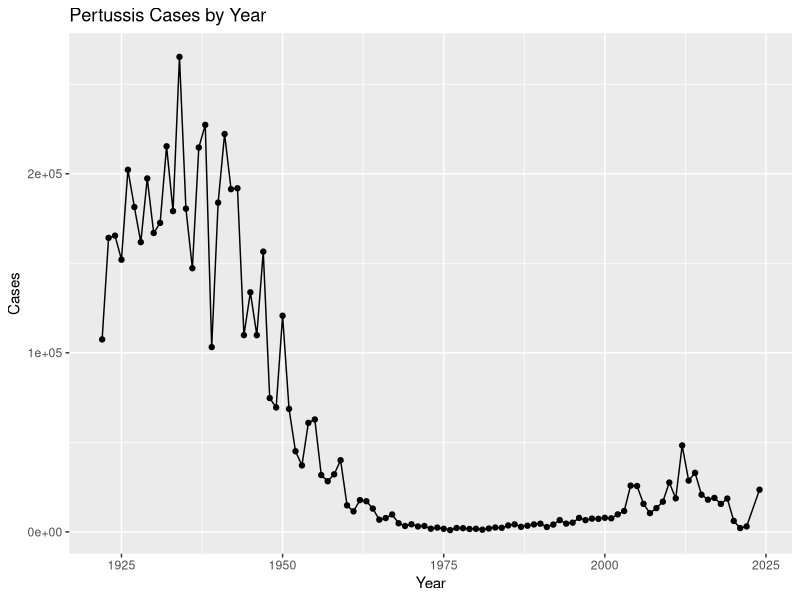
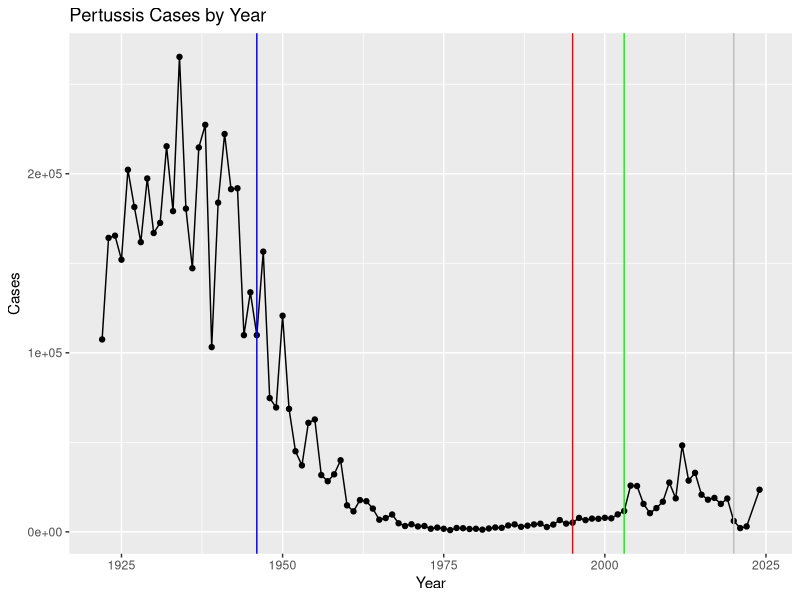

These figures' R source, in order: (Note: this script raises an error after producing the figures.)
## ---- chunk 1
knitr::opts_chunk$set(echo = TRUE)
## ---- chunk 2
cdc<-data.table::data.table(
                               Year = c(1922L,1923L,1924L,1925L,1926L,
                                        1927L,1928L,1929L,1930L,1931L,1932L,
                                        1933L,1934L,1935L,1936L,1937L,1938L,
                                        1939L,1940L,1941L,1942L,1943L,
                                        1944L,1945L,1946L,1947L,1948L,1949L,
                                        1950L,1951L,1952L,1953L,1954L,1955L,
                                        1956L,1957L,1958L,1959L,1960L,
                                        1961L,1962L,1963L,1964L,1965L,1966L,
                                        1967L,1968L,1969L,1970L,1971L,1972L,
                                        1973L,1974L,1975L,1976L,1977L,1978L,
                                        1979L,1980L,1981L,1982L,1983L,
                                        1984L,1985L,1986L,1987L,1988L,1989L,
                                        1990L,1991L,1992L,1993L,1994L,1995L,
                                        1996L,1997L,1998L,1999L,2000L,
                                        2001L,2002L,2003L,2004L,2005L,2006L,
                                        2007L,2008L,2009L,2010L,2011L,2012L,
                                        2013L,2014L,2015L,2016L,2017L,2018L,
                                        2019L,2020L,2021L,2022L,2024L),
       Cases = c(107473,164191,165418,152003,
                                        202210,181411,161799,197371,166914,
                                        172559,215343,179135,265269,180518,
                                        147237,214652,227319,103188,183866,
                                        222202,191383,191890,109873,133792,
                                        109860,156517,74715,69479,120718,68687,
                                        45030,37129,60886,62786,31732,28295,
                                        32148,40005,14809,11468,17749,
                                        17135,13005,6799,7717,9718,4810,3285,
                                        4249,3036,3287,1759,2402,1738,
                                        1010,2177,2063,1623,1730,1248,1895,
                                        2463,2276,3589,4195,2823,3450,4157,
                                        4570,2719,4083,6586,4617,5137,
                                        7796,6564,7405,7298,7867,7580,9771,
                                        11647,25827,25616,15632,10454,13278,
                                        16858,27550,18719,48277,28639,
                                        32971,20762,17972,18975,15609,18617,
                                        6124,2116,3044,23544)
     )
## ---- chunk 3

library(ggplot2)
baseplot<-ggplot(cdc) +
  aes(Year,Cases) +
  geom_point() +
  geom_line() +
  labs(title="Pertussis Cases by Year")
baseplot
## ---- chunk 4
baseplot+geom_vline(xintercept=1946,col="blue" )+geom_vline(xintercept=1995,col="red" )+geom_vline(xintercept=2020,col="grey" )+geom_vline(xintercept=2003,col="green" )
## ---- chunk 5
library(jsonlite)
subject <- read_json("https://www.cmi-pb.org/api/subject", simplifyVector = TRUE) 
head(subject, 3)

## ---- chunk 6
nrow(subject)
## ---- chunk 7
table(subject$infancy_vac)
## ---- chunk 8
table(subject$biological_sex)
## ---- chunk 9
table(subject$race,subject$biological_sex)
## ---- chunk 10
library(jsonlite)
specimen<-read_json("https://www.cmi-pb.org/api/v5/specimen", simplifyVector=TRUE)
head(specimen)
## ---- chunk 11
library(dplyr)
meta <- inner_join(specimen, subject)
dim(meta)
head(meta)
## ---- chunk 12

titer<-read_json("https://www.cmi-pb.org/api/v5/plasma_ab_titer",simplifyVector=TRUE)
head(titer)
## ---- chunk 13

abdata <- inner_join(titer, meta)
dim(abdata)


## ---- chunk 14
table(abdata$isotype)
## ---- chunk 15
table(abdata$dataset)
## ---- chunk 16
igg <- abdata %>% filter(isotype == "IgG")
head(igg)
## ---- chunk 17
library(ggplot2)
ggplot(igg) +
  aes(MFI, antigen) +
  geom_boxplot() + 
    xlim(0,75) +
  facet_wrap(vars(visit), nrow=2)
## ---- chunk 18
ggplot(igg) +
  aes(MFI_normalised, antigen, col=infancy_vac ) +
  geom_boxplot(show.legend = FALSE) + 
  facet_wrap(vars(visit), nrow=2) +
  xlim(0,75) +
  theme_bw()
## ---- chunk 19
igg %>% filter(visit != 8) %>%
ggplot() +
  aes(MFI_normalised, antigen, col=infancy_vac ) +
  geom_boxplot(show.legend = FALSE) + 
  xlim(0,75) +
  facet_wrap(vars(infancy_vac, visit), nrow=2)
## ---- chunk 20
abdata.21 <- abdata %>% filter(dataset == "2021_dataset")

abdata.21 %>% 
  filter(isotype == "IgG",  antigen == "PT") %>%
  ggplot() +
    aes(x=planned_day_relative_to_boost,
        y=MFI_normalised,
        col=infancy_vac,
        group=subject_id) +
    geom_point() +
    geom_line() +
    geom_vline(xintercept=0, linetype="dashed") +
    geom_vline(xintercept=14, linetype="dashed") +
  labs(title="2021 dataset IgG PT",
       subtitle = "Dashed lines indicate day 0 (pre-boost) and 14 (apparent peak levels)")

